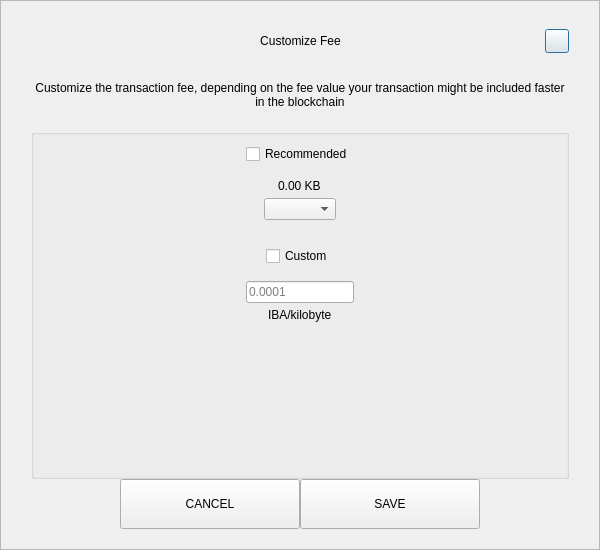
<?xml version="1.0" encoding="UTF-8"?>
<ui version="4.0">
 <class>SendCustomFeeDialog</class>
 <widget class="QDialog" name="SendCustomFeeDialog">
  <property name="geometry">
   <rect>
    <x>0</x>
    <y>0</y>
    <width>600</width>
    <height>550</height>
   </rect>
  </property>
  <property name="windowTitle">
   <string>Form</string>
  </property>
  <layout class="QVBoxLayout" name="verticalLayout_3">
   <property name="spacing">
    <number>0</number>
   </property>
   <property name="leftMargin">
    <number>0</number>
   </property>
   <property name="topMargin">
    <number>0</number>
   </property>
   <property name="rightMargin">
    <number>0</number>
   </property>
   <property name="bottomMargin">
    <number>0</number>
   </property>
   <item>
    <widget class="QFrame" name="frame">
     <property name="styleSheet">
      <string notr="true"/>
     </property>
     <property name="frameShape">
      <enum>QFrame::StyledPanel</enum>
     </property>
     <property name="frameShadow">
      <enum>QFrame::Raised</enum>
     </property>
     <layout class="QVBoxLayout" name="verticalLayout_2">
      <property name="spacing">
       <number>0</number>
      </property>
      <property name="leftMargin">
       <number>30</number>
      </property>
      <property name="topMargin">
       <number>20</number>
      </property>
      <property name="rightMargin">
       <number>30</number>
      </property>
      <property name="bottomMargin">
       <number>20</number>
      </property>
      <item>
       <layout class="QHBoxLayout" name="horizontalLayout_3">
        <property name="spacing">
         <number>0</number>
        </property>
        <item>
         <spacer name="horizontalSpacer_21">
          <property name="orientation">
           <enum>Qt::Horizontal</enum>
          </property>
          <property name="sizeHint" stdset="0">
           <size>
            <width>40</width>
            <height>20</height>
           </size>
          </property>
         </spacer>
        </item>
        <item>
         <widget class="QLabel" name="labelTitle">
          <property name="minimumSize">
           <size>
            <width>0</width>
            <height>40</height>
           </size>
          </property>
          <property name="maximumSize">
           <size>
            <width>16777215</width>
            <height>40</height>
           </size>
          </property>
          <property name="styleSheet">
           <string notr="true">padding-left:24px;</string>
          </property>
          <property name="text">
           <string>Customize Fee</string>
          </property>
          <property name="alignment">
           <set>Qt::AlignCenter</set>
          </property>
          <property name="margin">
           <number>7</number>
          </property>
         </widget>
        </item>
        <item>
         <spacer name="horizontalSpacer">
          <property name="orientation">
           <enum>Qt::Horizontal</enum>
          </property>
          <property name="sizeHint" stdset="0">
           <size>
            <width>40</width>
            <height>20</height>
           </size>
          </property>
         </spacer>
        </item>
        <item>
         <widget class="QPushButton" name="btnEsc">
          <property name="minimumSize">
           <size>
            <width>24</width>
            <height>24</height>
           </size>
          </property>
          <property name="maximumSize">
           <size>
            <width>24</width>
            <height>24</height>
           </size>
          </property>
          <property name="text">
           <string/>
          </property>
         </widget>
        </item>
       </layout>
      </item>
      <item>
       <spacer name="verticalSpacer_2">
        <property name="orientation">
         <enum>Qt::Vertical</enum>
        </property>
        <property name="sizeType">
         <enum>QSizePolicy::Fixed</enum>
        </property>
        <property name="sizeHint" stdset="0">
         <size>
          <width>20</width>
          <height>20</height>
         </size>
        </property>
       </spacer>
      </item>
      <item>
       <widget class="QLabel" name="labelMessage">
        <property name="text">
         <string>Customize the transaction fee, depending on the fee value your transaction might be included faster in the blockchain</string>
        </property>
        <property name="alignment">
         <set>Qt::AlignCenter</set>
        </property>
        <property name="wordWrap">
         <bool>true</bool>
        </property>
       </widget>
      </item>
      <item>
       <spacer name="verticalSpacer_3">
        <property name="orientation">
         <enum>Qt::Vertical</enum>
        </property>
        <property name="sizeType">
         <enum>QSizePolicy::Fixed</enum>
        </property>
        <property name="sizeHint" stdset="0">
         <size>
          <width>20</width>
          <height>20</height>
         </size>
        </property>
       </spacer>
      </item>
      <item>
       <widget class="QGroupBox" name="groupBox">
        <property name="title">
         <string/>
        </property>
        <layout class="QVBoxLayout" name="verticalLayout">
         <property name="leftMargin">
          <number>12</number>
         </property>
         <property name="rightMargin">
          <number>12</number>
         </property>
         <item>
          <layout class="QVBoxLayout" name="verticalLayout_4">
           <property name="spacing">
            <number>5</number>
           </property>
           <item alignment="Qt::AlignHCenter">
            <widget class="QCheckBox" name="checkBoxRecommended">
             <property name="text">
              <string>Recommended</string>
             </property>
            </widget>
           </item>
           <item>
            <spacer name="verticalSpacer_5">
             <property name="orientation">
              <enum>Qt::Vertical</enum>
             </property>
             <property name="sizeType">
              <enum>QSizePolicy::Fixed</enum>
             </property>
             <property name="sizeHint" stdset="0">
              <size>
               <width>20</width>
               <height>10</height>
              </size>
             </property>
            </spacer>
           </item>
           <item alignment="Qt::AlignHCenter">
            <widget class="QLabel" name="labelFee">
             <property name="text">
              <string>0.00 KB</string>
             </property>
            </widget>
           </item>
           <item alignment="Qt::AlignHCenter">
            <widget class="QComboBox" name="comboBoxRecommended"/>
           </item>
          </layout>
         </item>
         <item>
          <spacer name="verticalSpacer">
           <property name="orientation">
            <enum>Qt::Vertical</enum>
           </property>
           <property name="sizeType">
            <enum>QSizePolicy::Fixed</enum>
           </property>
           <property name="sizeHint" stdset="0">
            <size>
             <width>20</width>
             <height>20</height>
            </size>
           </property>
          </spacer>
         </item>
         <item>
          <layout class="QVBoxLayout" name="verticalLayout_5">
           <property name="spacing">
            <number>5</number>
           </property>
           <item alignment="Qt::AlignHCenter">
            <widget class="QCheckBox" name="checkBoxCustom">
             <property name="text">
              <string>Custom</string>
             </property>
            </widget>
           </item>
           <item>
            <spacer name="verticalSpacer_6">
             <property name="orientation">
              <enum>Qt::Vertical</enum>
             </property>
             <property name="sizeType">
              <enum>QSizePolicy::Fixed</enum>
             </property>
             <property name="sizeHint" stdset="0">
              <size>
               <width>20</width>
               <height>10</height>
              </size>
             </property>
            </spacer>
           </item>
           <item alignment="Qt::AlignHCenter">
            <widget class="QLineEdit" name="lineEditCustomFee">
             <property name="placeholderText">
              <string notr="true">0.0001</string>
             </property>
            </widget>
           </item>
           <item alignment="Qt::AlignHCenter">
            <widget class="QLabel" name="labelCustomFee">
             <property name="text">
              <string>IBA/kilobyte</string>
             </property>
            </widget>
           </item>
          </layout>
         </item>
         <item>
          <spacer name="verticalSpacer_4">
           <property name="orientation">
            <enum>Qt::Vertical</enum>
           </property>
           <property name="sizeHint" stdset="0">
            <size>
             <width>20</width>
             <height>40</height>
            </size>
           </property>
          </spacer>
         </item>
        </layout>
       </widget>
      </item>
      <item>
       <layout class="QHBoxLayout" name="horizontalLayout" stretch="1,2,2,1">
        <item>
         <spacer name="horizontalSpacer1">
          <property name="orientation">
           <enum>Qt::Horizontal</enum>
          </property>
          <property name="sizeHint" stdset="0">
           <size>
            <width>40</width>
            <height>20</height>
           </size>
          </property>
         </spacer>
        </item>
        <item>
         <widget class="QPushButton" name="btnCancel">
          <property name="minimumSize">
           <size>
            <width>180</width>
            <height>50</height>
           </size>
          </property>
          <property name="focusPolicy">
           <enum>Qt::NoFocus</enum>
          </property>
          <property name="text">
           <string>CANCEL</string>
          </property>
         </widget>
        </item>
        <item>
         <widget class="QPushButton" name="btnSave">
          <property name="minimumSize">
           <size>
            <width>180</width>
            <height>50</height>
           </size>
          </property>
          <property name="focusPolicy">
           <enum>Qt::NoFocus</enum>
          </property>
          <property name="text">
           <string>SAVE</string>
          </property>
         </widget>
        </item>
        <item>
         <spacer name="horizontalSpacer_2">
          <property name="orientation">
           <enum>Qt::Horizontal</enum>
          </property>
          <property name="sizeHint" stdset="0">
           <size>
            <width>40</width>
            <height>20</height>
           </size>
          </property>
         </spacer>
        </item>
       </layout>
      </item>
     </layout>
    </widget>
   </item>
  </layout>
 </widget>
 <resources/>
 <connections/>
</ui>
